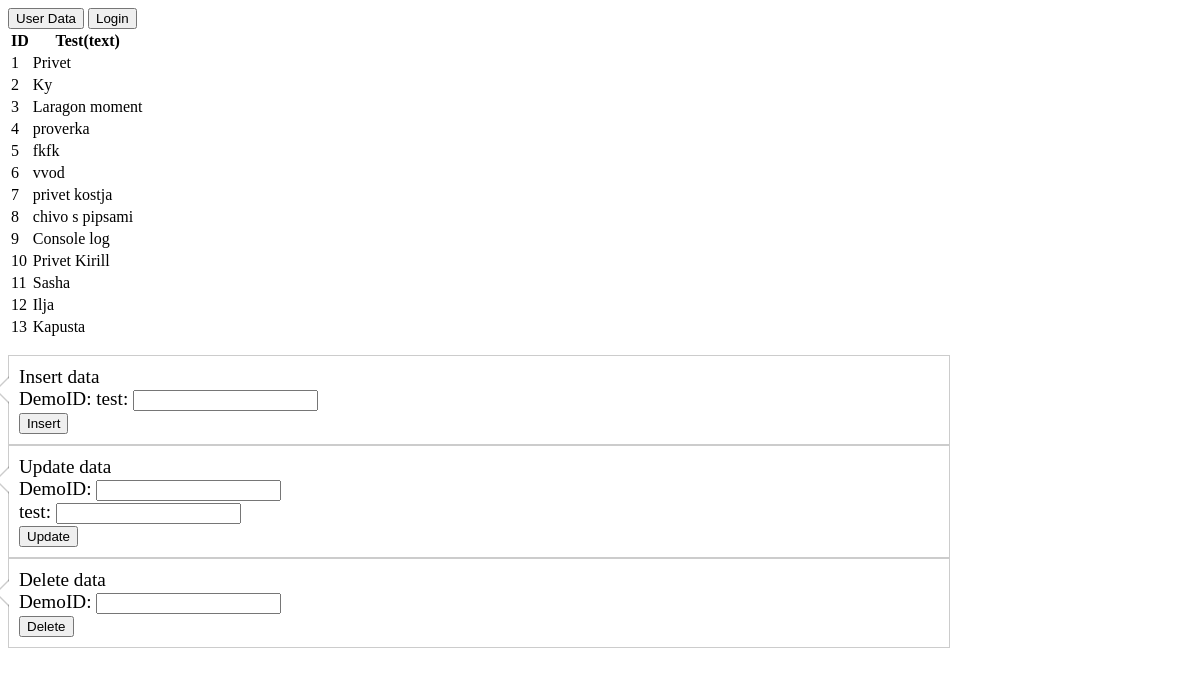
Before: / with the older database file.
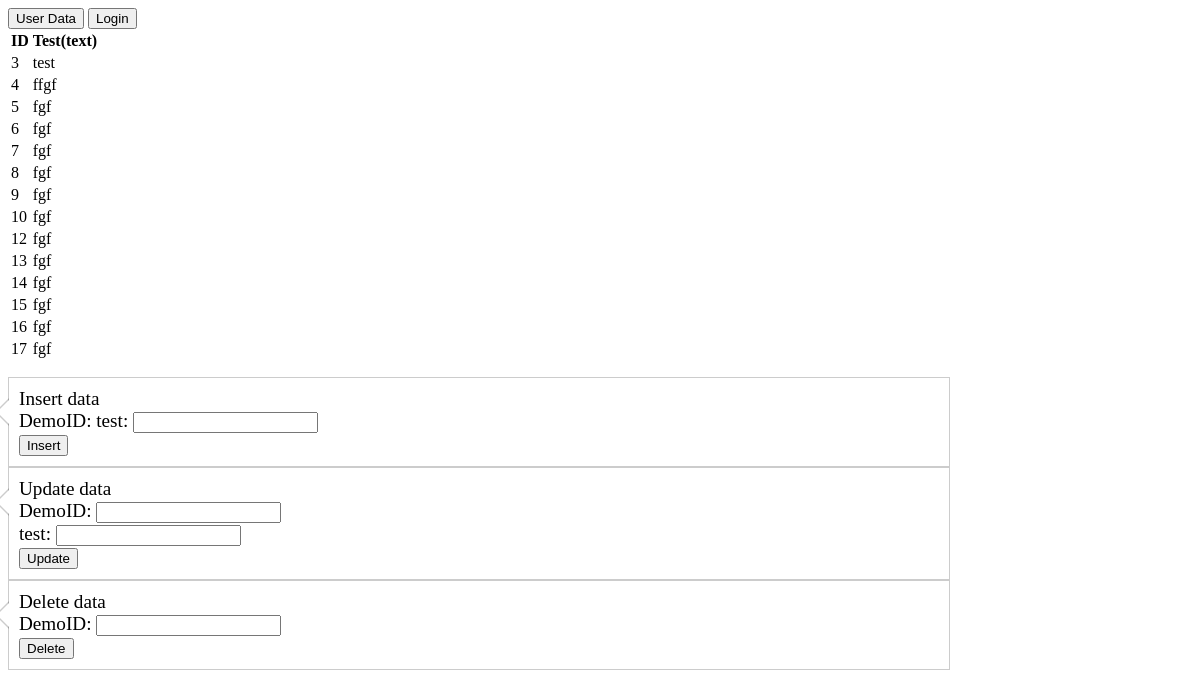
After: the same page with the newer database file.
### tables this page shows
CREATE TABLE IF NOT EXISTS `demo1` (
  `DemoID` int(11) NOT NULL AUTO_INCREMENT,
  `test` varchar(50) DEFAULT NULL,
  PRIMARY KEY (`DemoID`)
);

### index.php (the view, shortened to what this page needs)
<!DOCTYPE html>
<html>
<head>
	<link rel="stylesheet" href="css/index.css">
</head>
<body>
<button onclick="location.href = 'user_data.php';">User Data</button>
<button onclick="location.href = 'login.php';">Login</button>
<table>
    <tr>
        <th>ID</th>
        <th>Test(text)</th>
    </tr>
    <?php
	$host = "127.0.0.1";
	$dbname = "booking";
	$username = "root";
	$password = "";
    try {
        $conn = new PDO("mysql:host=$host;dbname=$dbname", $username, $password);
        $conn->setAttribute(PDO::ATTR_ERRMODE, PDO::ERRMODE_EXCEPTION);
        $query = $conn->prepare("SELECT * FROM demo1");
        $query->execute();
        $results = $query->fetchAll();
    } catch (PDOException $e) {
        echo 'Error: ' . $e->getMessage();
    }
    foreach ($results as $row) {
        echo "<tr><td>" . $row['DemoID'] . "</td>";
        echo "<td>" . $row['test'] . "</td></tr>";
    }
    ?>
</table>
	<p>
	<div class="tip left">
		<a>Insert data</a>
		<form action="<?php echo $_SERVER['PHP_SELF']; ?>" method="post">
		<label for="DemoID">DemoID:</label>
		<label for="test">test:</label>
		<input type="text" id="test" name="test" required><br>
		<input type="submit" name="Submit" value="Insert">
		</form>
	</div>
	</p>
	<p>
	<div class="tip left">
		<a>Update data</a>
		<form action="<?php echo $_SERVER['PHP_SELF']; ?>" method="post">
			<label for="update_DemoID">DemoID:</label>
			<input type="text" id="update_DemoID" name="update_DemoID" required><br>
			<label for="update_test">test:</label>
			<input type="text" id="update_test" name="update_test" required><br>
			<input type="submit" name="update" value="Update">
		</form>
	</div>
	</p>
	<p>
	<div class="tip left">
		<a>Delete data</a>
		<form action="<?php echo $_SERVER['PHP_SELF']; ?>" method="post">
			<label for="delete_DemoID">DemoID:</label>
			<input type="text" id="delete_DemoID" name="delete_DemoID" required><br>
			<input type="submit" name="delete" value="Delete">
		</form>
	</div>
</body>
</html>

### css/index.css (style rules this page uses)
.left { width: 920px !important; padding-bottom: 40px; min-height: auto !important; padding-right: 0; float: left; }
.tip { background: #fff; border: 1px solid #ccc; padding: 10px; font-size: 1.2em; position: relative; width: 200px; white-space: nowrap; }
.tip:before { position: absolute; top: -14px; left: 98px; display: inline-block; border-right: 14px solid transparent; border-bottom: 14px solid #fff; border-left: 14px solid transparent; border-bottom-color: rgba(0, 0, 0, 0.2); content: ''; }
.tip:after { position: absolute; top: -12px; left: 99px; display: inline-block; border-right: 12px solid transparent; border-bottom: 12px solid #fff; border-left: 12px solid transparent; content: ''; }
.tip.left:before { border-top: 14px solid transparent; border-right: 14px solid #fff; border-bottom: 14px solid transparent; border-right-color: rgba(0, 0, 0, 0.2); left: -28px; top: 20px; }
.tip.left:after { border-top: 12px solid transparent; border-right: 12px solid #fff; border-bottom: 12px solid transparent; left: -24px; top: 22px; }

Changed rows visible on the page:
removed demo1: DemoID "1", test "Privet"
removed demo1: DemoID "2", test "Ky"
removed demo1: DemoID "11", test "Sasha"
changed demo1 id 3: test "Laragon moment" → "test"
changed demo1 id 4: test "proverka" → "ffgf"
changed demo1 id 5: test "fkfk" → "fgf"
changed demo1 id 6: test "vvod" → "fgf"
changed demo1 id 7: test "privet kostja" → "fgf"
changed demo1 id 8: test "chivo s pipsami" → "fgf"
changed demo1 id 9: test "Console log" → "fgf"
changed demo1 id 10: test "Privet Kirill" → "fgf"
changed demo1 id 12: test "Ilja" → "fgf"
changed demo1 id 13: test "Kapusta" → "fgf"
added demo1: DemoID "14", test "fgf"
added demo1: DemoID "15", test "fgf"
added demo1: DemoID "16", test "fgf"
added demo1: DemoID "17", test "fgf"
